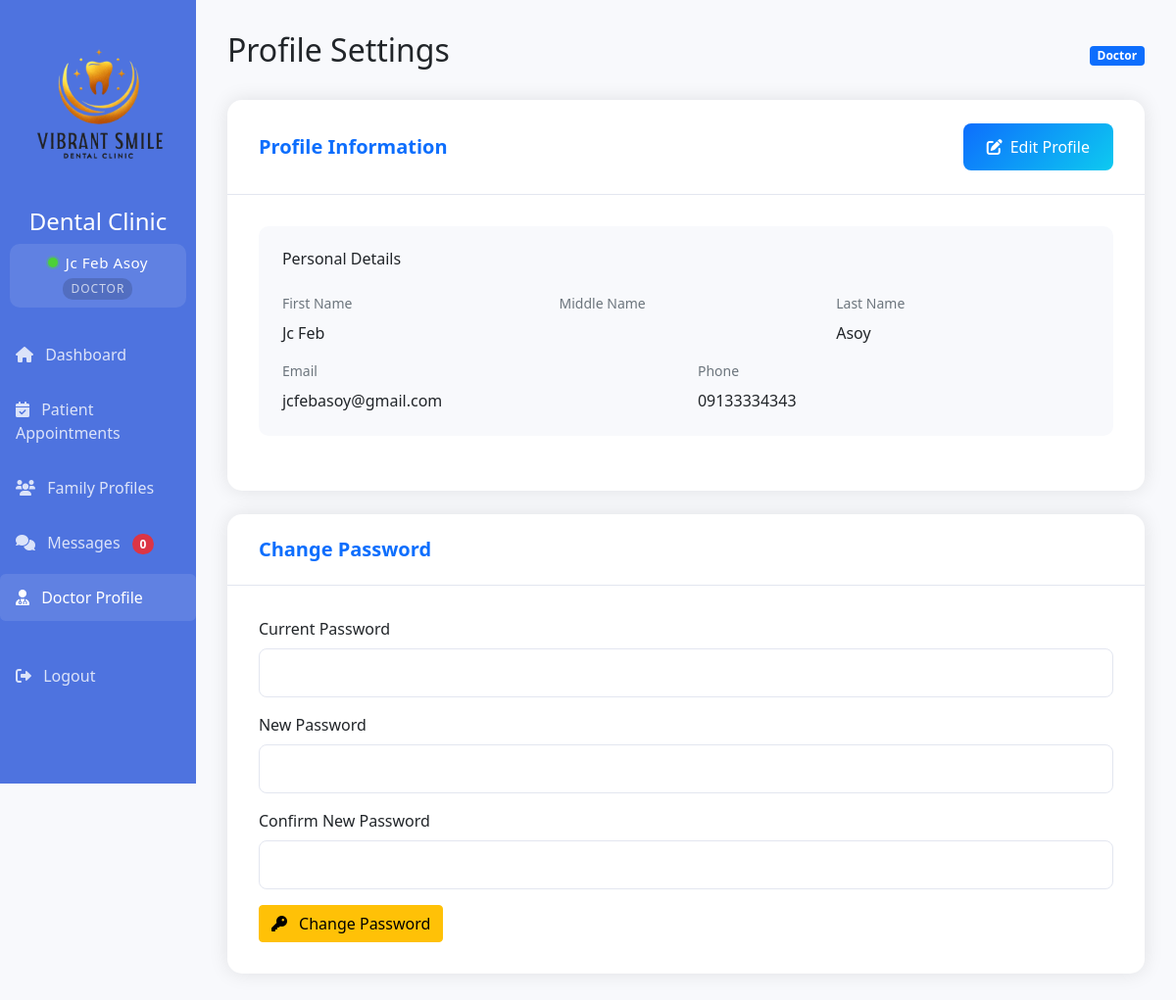
The page /profile.php (signed in) on the database its author committed.
### tables this page shows
CREATE TABLE `users` (
  `id` int(11) NOT NULL,
  `username` varchar(50) NOT NULL,
  `password` varchar(255) NOT NULL,
  `role` enum('admin','doctor','patient') NOT NULL,
  `email` varchar(100) NOT NULL,
  `first_name` varchar(50) NOT NULL DEFAULT '',
  `middle_name` varchar(50) NOT NULL DEFAULT '',
  `last_name` varchar(50) NOT NULL DEFAULT '',
  `phone` varchar(20) DEFAULT NULL,
  `created_at` timestamp NOT NULL DEFAULT current_timestamp(),
  `updated_at` timestamp NOT NULL DEFAULT current_timestamp() ON UPDATE current_timestamp(),
  `active` tinyint(1) DEFAULT 1,
  `email_verified` tinyint(1) DEFAULT 0,
  `profile_picture` varchar(255) DEFAULT NULL
);

### profile.php (the view, shortened to what this page needs)
<?php
require_once "config/database.php";
$role = $_SESSION["role"];
$user_id = $_SESSION["id"];
$sql = "SELECT * FROM users WHERE id = ?";
if($stmt = mysqli_prepare($conn, $sql)){
    mysqli_stmt_bind_param($stmt, "i", $user_id);
    mysqli_stmt_execute($stmt);
    $result = mysqli_stmt_get_result($stmt);
    $user = mysqli_fetch_assoc($result);
}
?>
<!DOCTYPE html>
<html lang="en">
<head>
    <link href="https://cdn.jsdelivr.net/npm/bootstrap@5.1.3/dist/css/bootstrap.min.css" rel="stylesheet">
    <link href="https://cdnjs.cloudflare.com/ajax/libs/font-awesome/6.0.0/css/all.min.css" rel="stylesheet">
</head>
<body>
    <div class="container-fluid">
        <div class="row">
            <div class="col-md-3 col-lg-2 px-0 sidebar">
                <div class="text-center mb-4">
                    <img src="assets/images/logo_vibrant.png" alt="Dental Clinic Logo" class="img-fluid mb-3" style="max-width: 180px; height: auto; transition: transform 0.3s ease;">
                    <h4 class="text-white">Dental Clinic</h4>
                    <?php if($role == "patient"): ?>
                    <div class="user-status-container mt-2">
                        <div class="d-flex align-items-center justify-content-center">
                            <div class="online-indicator"></div>
                            <span class="user-fullname"><?php echo htmlspecialchars($user["first_name"] . " " . $user["last_name"]); ?></span>
                        </div>
                        <div class="user-role">Patient</div>
                    </div>
                    <?php elseif($role == "doctor"): ?>
                    <div class="user-status-container mt-2">
                        <div class="d-flex align-items-center justify-content-center">
                            <div class="online-indicator"></div>
                            <span class="user-fullname"><?php echo htmlspecialchars($user["first_name"] . " " . $user["last_name"]); ?></span>
                        </div>
                        <div class="user-role">Doctor</div>
                    </div>
                    <?php endif; ?>
                </div>
                <ul class="nav flex-column">
                    <li class="nav-item">
                        <a class="nav-link" href="dashboard.php">
                            <i class="fas fa-home me-2"></i> Dashboard
                        </a>
                    </li>
                    <?php if($role == "patient"): ?>
                    <li class="nav-item">
                        <a class="nav-link" href="appointments.php">
                            <i class="fas fa-calendar-alt me-2"></i> My Appointments
                        </a>
                    </li>
                    <li class="nav-item">
                        <a class="nav-link" href="patient_medical_history.php">
                            <i class="fas fa-notes-medical me-2"></i> Medical History
                            <?php if(!$has_medical_history): ?>
                            <span class="badge bg-danger rounded-pill ms-2">Required</span>
                            <?php endif; ?>
                        </a>
                    </li>
                    <li class="nav-item">
                        <a class="nav-link" href="family_profile.php">
                            <i class="fas fa-users me-2"></i> Family Profile
                        </a>
                    </li>
                    <li class="nav-item">
                        <a class="nav-link" href="messaging.php">
                            <i class="fas fa-comments me-2"></i> Messages
                            <span class="badge bg-danger rounded-pill ms-2" id="unreadMessagesCount">0</span>
                        </a>
                    </li>
                    <li class="nav-item">
                        <a class="nav-link active" href="profile.php">
                            <i class="fas fa-user me-2"></i> My Profile
                        </a>
                    </li>
                    <?php elseif($role == "doctor"): ?>
                    <li class="nav-item">
                        <a class="nav-link" href="appointments.php">
                            <i class="fas fa-calendar-check me-2"></i> Patient Appointments
                        </a>
                    </li>
                    <li class="nav-item">
                        <a class="nav-link <?php echo isset($current_page) && $current_page === 'family_profiles' ? 'active' : ''; ?>" href="./family_profiles.php">
                            <i class="fas fa-users me-2"></i> Family Profiles
                        </a>
                    </li>
                    <li class="nav-item">
                        <a class="nav-link" href="doctor_messaging.php">
                            <i class="fas fa-comments me-2"></i> Messages
                            <span class="badge bg-danger rounded-pill ms-2" id="unreadMessagesCount">0</span>
                        </a>
                    </li>
                    <li class="nav-item">
                        <a class="nav-link active" href="profile.php">
                            <i class="fas fa-user-md me-2"></i> Doctor Profile
                        </a>
                    </li>
                    <?php endif; ?>
                    <li class="nav-item mt-4">
                        <a class="nav-link" href="logout.php">
                            <i class="fas fa-sign-out-alt me-2"></i> Logout
                        </a>
                    </li>
                </ul>
            </div>
            <div class="col-md-9 col-lg-10 main-content">
                <div class="d-flex justify-content-between align-items-center mb-4">
                    <h2>Profile Settings</h2>
                    <div class="text-end">
                        <span class="badge bg-primary"><?php echo ucfirst($role); ?></span>
                    </div>
                </div>
                <div class="card mb-4">
                    <div class="card-header">
                        <div class="d-flex justify-content-between align-items-center">
                        <h5 class="mb-0">Profile Information</h5>
                            <button class="btn edit-btn" id="editProfileBtn">
                                <i class="fas fa-edit me-2"></i>Edit Profile
                            </button>
                        </div>
                    </div>
                    <div class="card-body">
                        <div id="profileDetails">
                            <div class="info-section">
                                <h6 class="mb-4">Personal Details</h6>
                            <div class="row mb-3">
                                    <div class="col-md-4">
                                        <div class="info-group">
                                            <div class="info-label">First Name</div>
                                            <div class="info-value"><?php echo htmlspecialchars($user['first_name']); ?></div>
                                        </div>
                                    </div>
                                    <div class="col-md-4">
                                        <div class="info-group">
                                            <div class="info-label">Middle Name</div>
                                        </div>
                                    </div>
                                    <div class="col-md-4">
                                        <div class="info-group">
                                            <div class="info-label">Last Name</div>
                                            <div class="info-value"><?php echo htmlspecialchars($user['last_name']); ?></div>
                                        </div>
                                    </div>
                                </div>
                                <div class="row">
                                <div class="col-md-6">
                                        <div class="info-group">
                                            <div class="info-label">Email</div>
                                            <div class="info-value"><?php echo htmlspecialchars($user['email']); ?></div>
                                        </div>
                                </div>
                                <div class="col-md-6">
                                        <div class="info-group">
                                            <div class="info-label">Phone</div>
                                            <div class="info-value"><?php echo htmlspecialchars($user['phone']); ?></div>
                                        </div>
                                    </div>
                                </div>
                            </div>
                        </div>
                    </div>
                </div>
                <div class="card">
                    <div class="card-header">
                        <h5 class="mb-0">Change Password</h5>
                    </div>
                    <div class="card-body">
                        <form method="post" id="passwordForm">
                            <div class="mb-3">
                                <label class="form-label">Current Password</label>
                                <input type="password" name="current_password" class="form-control" required>
                            </div>
                            <div class="mb-3">
                                <label class="form-label">New Password</label>
                                <input type="password" name="new_password" class="form-control" required minlength="6">
                            </div>
                            <div class="mb-3">
                                <label class="form-label">Confirm New Password</label>
                                <input type="password" name="confirm_password" class="form-control" required minlength="6">
                            </div>
                            <button type="submit" name="change_password" class="btn btn-warning">
                                <i class="fas fa-key me-2"></i> Change Password
                            </button>
                        </form>
                    </div>
                </div>
            </div>
        </div>
    </div>
</body>
</html>

### profile.php (style rules this page uses)
body { background: #f8f9fc; }
.sidebar { min-height: 100vh; background: #4e73df; color: white; padding: 1rem; position: fixed; width: 16.66%; overflow-y: auto; z-index: 100; }
.sidebar .nav-link { color: rgba(255,255,255,.8); padding: 0.75rem 1rem; border-radius: 0.35rem; margin-bottom: 0.5rem; }
.sidebar .nav-link.active { background: rgba(255,255,255,.1); color: white; }
.main-content { padding: 2rem; margin-left: 16.66%; }
.card { border: none; border-radius: 0.35rem; box-shadow: 0 0.15rem 1.75rem 0 rgba(58, 59, 69, 0.15); }
.card-header { background-color: #f8f9fc; border-bottom: 1px solid #e3e6f0; }
.user-status-container { background-color: rgba(255, 255, 255, 0.1); border-radius: 10px; padding: 8px 12px; margin: 10px auto; max-width: 90%; }
.online-indicator { width: 10px; height: 10px; background-color: #4cd137; border-radius: 50%; display: inline-block; margin-right: 8px; position: relative; }
.online-indicator::after { content: ''; position: absolute; width: 14px; height: 14px; border-radius: 50%; background-color: rgba(76, 209, 55, 0.3); left: -2px; top: -2px; animation: pulse 2s infinite; }
.user-fullname { color: white; font-size: 0.95rem; font-weight: 500; letter-spacing: 0.5px; }
.user-role { color: rgba(255, 255, 255, 0.7); font-size: 0.75rem; text-transform: uppercase; letter-spacing: 1px; margin-top: 2px; text-align: center; font-weight: 400; background-color: rgba(0, 0, 0, 0.15); border-radius: 10px; padding: 2px 8px; display: inline-block; margin: 4px auto 0; }
.info-label { color: #6c757d; font-weight: 500; }
.info-value { color: #212529; font-weight: 500; }
.form-control, .form-select { border-radius: 8px; border: 1px solid #e3e6f0; padding: 0.75rem 1rem; }
.card { border: none; border-radius: 15px; box-shadow: 0 0 20px rgba(0,0,0,0.1); }
.card-header { background: none; border-bottom: 1px solid #e3e6f0; padding: 1.5rem 2rem; }
.card-header h5 { color: #0d6efd; font-weight: 600; margin: 0; }
.card-body { padding: 2rem; }
.info-section { background: #f8f9fc; border-radius: 10px; padding: 1.5rem; margin-bottom: 1.5rem; }
.info-group { margin-bottom: 1.5rem; }
.info-group:last-child { margin-bottom: 0; }
.info-label { font-size: 0.875rem; color: #6c757d; margin-bottom: 0.5rem; }
.info-value { font-size: 1rem; color: #212529; font-weight: 500; }
.edit-btn { background: linear-gradient(135deg, #0d6efd 0%, #0dcaf0 100%); border: none; color: white; padding: 0.75rem 1.5rem; border-radius: 8px; font-weight: 500; transition: all 0.3s ease; }

### rows shown on the page
users: first_name+last_name "Jc Feb Asoy", first_name "Jc Feb", last_name "Asoy", email "jcfebasoy@gmail.com", phone "09133334343"

### other values the page prints
$role "Doctor"
